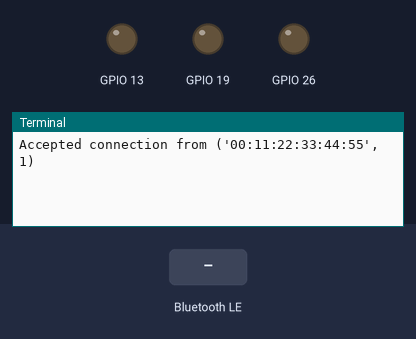
Bench run of a program on a simulated Raspberry Pi (BCM pin numbers). On the bench: output pins drawn as LEDs (lit = HIGH), the last lines printed to the terminal. Inputs (shaded band) come from the test bench. A phone connects over Bluetooth after 1 s.

Above: at 2.2 s.
2.3 s: "R" written over Bluetooth
At 3.2 s:
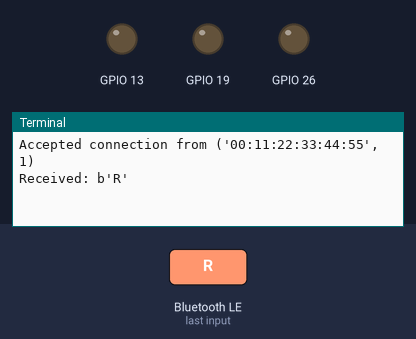
3.8 s: "G" written over Bluetooth
At 4.3 s:
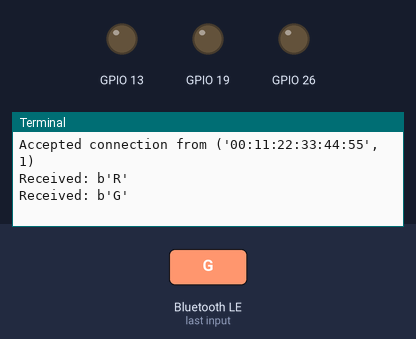
5.3 s: "B" written over Bluetooth
At 6.7 s:
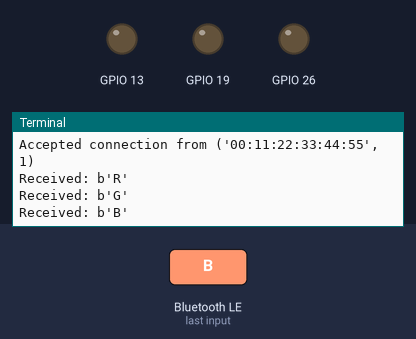

The program:

12_Bluetooth_test_LED.py
```python
import bluetooth
import RPi.GPIO as GPIO

GPIO.setmode(GPIO.BCM)
GPIO.setup(13, GPIO.OUT)
GPIO.setup(19, GPIO.OUT)
GPIO.setup(26, GPIO.OUT)

server_socket = bluetooth.BluetoothSocket(bluetooth.RFCOMM)

port = 1

server_socket.bind(("",port))

server_socket.listen(1)
client_socket, address = server_socket.accept()
print("Accepted connection from", address)


try :
      while 1:
            data = client_socket.recv(1024)
            print("Received: %s" % data)
            if data == "R":
                  GPIO.output(26, True)
                  GPIO.output(19, False)
                  GPIO.output(13, False)
            if data == "G":
                  GPIO.output(19, True)
                  GPIO.output(26, False)
                  GPIO.output(13, False)
            if data == "B":
                  GPIO.output(13, True)
                  GPIO.output(19, False)
                  GPIO.output(26, False)
            if data == "Q":
                  print("Quit")
                  break
            if data == "OFF":
                  GPIO.output(19, False)
                  GPIO.output(26, False)
                  GPIO.output(13, False)

except KeyboardInterrupt:
      GPIO.cleanup()#GPIO port close
      client_socket.close()
      server_socket.close()
```

Measured:
- after the input at 2.3 s, the terminal: prints a new line at once (image 1)
- after the input at 3.8 s, the terminal: prints a new line at once (image 2)
- after the input at 5.3 s, the terminal: prints a new line at once (image 3)
